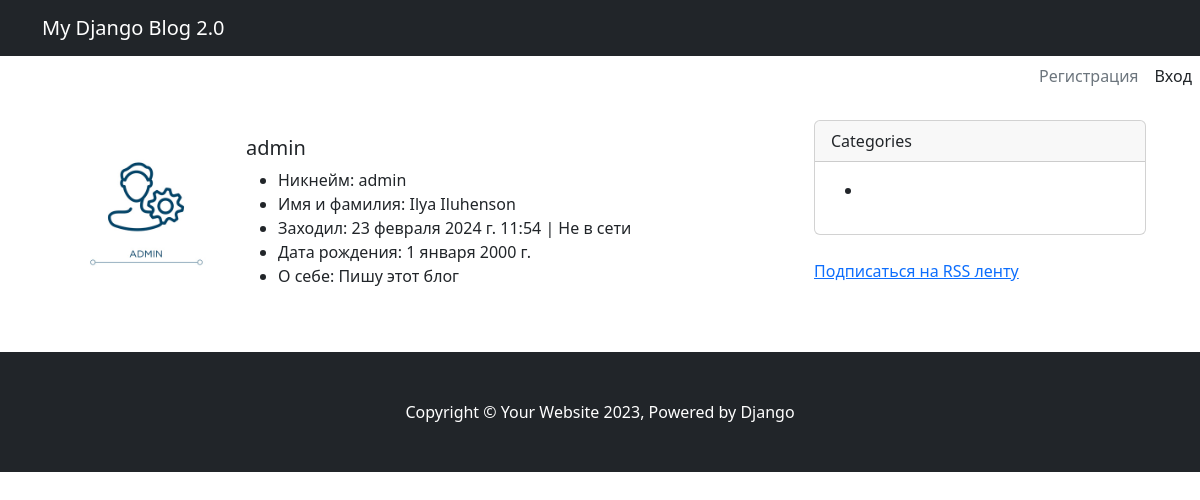
Screenshot of /user/admin/ with the database file from the repository.
### apps/accounts/models.py (models this page shows, shortened)
class Profile(models.Model):
    user = models.OneToOneField(User, on_delete=models.CASCADE)
    slug = models.SlugField(verbose_name='URL', max_length=255, blank=True, unique=True)
    avatar = models.ImageField(
        verbose_name='Аватар',
        upload_to='images/avatars/%Y/%m/%d/',
        default='images/avatars/default.png',
        blank=True,
        validators=[FileExtensionValidator(allowed_extensions=('png', 'jpg', 'jpeg'))])
    bio = models.TextField(max_length=500, blank=True, verbose_name='Информация о себе')
    birth_date = models.DateField(null=True, blank=True, verbose_name='Дата рождения')
    class Meta:
        ordering = ('user',)
        verbose_name = 'Профиль'
        verbose_name_plural = 'Профили'
    def __str__(self):
        return self.user.username
    def is_online(self):
        last_seen = cache.get(f'last-seen-{self.user.id}')
        if last_seen is not None and timezone.now() < last_seen + timezone.timedelta(seconds=300):
            return True
        return False

### apps/accounts/views.py (the view)
# urls.py: path('user/<str:slug>/', ProfileDetailView.as_view(), name='profile_detail'),
class ProfileDetailView(DetailView):
    model = Profile
    context_object_name = 'profile'
    template_name = 'accounts/profile_detail.html'
    def get_context_data(self, **kwargs):
        context = super().get_context_data(**kwargs)
        context['title'] = f'Страница пользователя: {self.object.user.username}'
        return context

### templates/accounts/profile_detail.html (shortened to what this page needs)
{% extends 'main.html' %}
{% block content %}
<div class="card border-0">
        <div class="card-body">
            <div class="row">
                <div class="col-md-3">
                    <figure>
                        <img src="{{ profile.avatar.url }}" class="img-fluid rounded-0" alt="{{ profile }}">
                    </figure>
                </div>
                <div class="col-md-9">
                     <h5 class="card-title">
                        {{ profile }}
                    </h5>
                    <div class="card-text">
                        <ul>
                            <li>Никнейм: {{ profile.user.username }}</li>
                            {% if profile.user.get_full_name %} <li>Имя и фамилия: {{ profile.user.get_full_name }}</li> {% endif %}
                            <li>Заходил: {{ profile.user.last_login }} | {% if profile.is_online %}Онлайн{% else %}Не в сети{% endif %}</li>
                            <li>Дата рождения: {{ profile.birth_date }}</li>
                            <li>О себе: {{ profile.bio }}</li>
                        </ul>
                    </div>
                </div>
            </div>
        </div>
    </div>
{% endblock %}

### rows the page displays
Profile: avatar (picture), user.username "admin", user.get_full_name "Ilya Iluhenson", user.last_login "23 февраля 2024 г. 11:54", birth_date "1 января 2000 г.", bio "Пишу этот блог"
